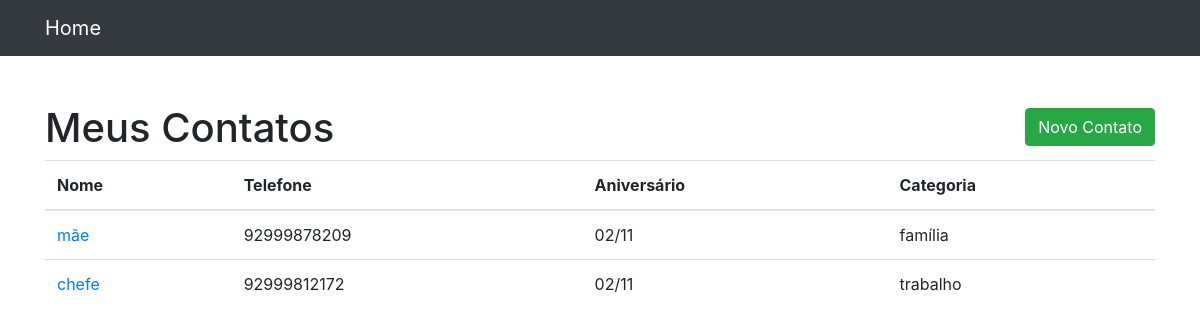
Before: /contatos/ with the older database file.
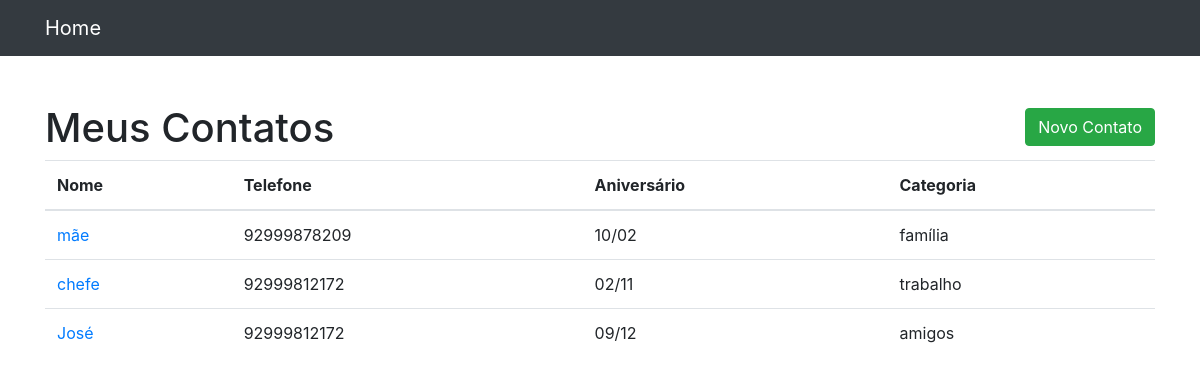
After: the same page with the newer database file.
### invistame/models.py (models this page shows, shortened)
class Contato(models.Model):
    nome = models.CharField(max_length=80)
    sobrenome = models.CharField(max_length=80, blank=True)
    telefone = models.CharField(max_length=13, default=None)
    aniversario = models.DateField(default=None)
    email  = models.CharField(max_length=80)
    descricao = models.TextField(max_length=100, blank=True)
    categoria = models.ForeignKey(CategoriaContato, on_delete=models.DO_NOTHING, default=None)

class CategoriaContato(models.Model):
    nome = models.CharField(max_length=100)
    def __str__(self):
        return self.nome

### invistame/views.py (the view)
# urls.py: path('contatos/', views.meus_contatos, name='contatos'),
def meus_contatos(request):
    contatos =  {
        'contatos': Contato.objects.all()
    }
    return render(request, 'agenda/contatos.html', context=contatos)

### invistame/templates/agenda/contatos.html (shortened to what this page needs)
{% load static %}
<!DOCTYPE html>
<html lang="pt">
<head>
  <link href="{% static 'vendor/bootstrap/css/bootstrap.min.css'  %}" rel="stylesheet">
</head>
<body>
  <nav class="navbar navbar-expand-lg navbar-dark bg-dark static-top">
    <div class="container">
      <a class="navbar-brand" href="{% url 'listagem' %}">Home</a>
    </div>
  </nav>
  <div class="container">
    <div class="row">
      <div class="col-lg-12">
        <div class="mt-5 d-flex justify-content-between align-items-center">
        <h1>Meus Contatos</h1>
        <button class="btn btn-success" style="margin-bottom: 10px;"><a style="color: white; text-decoration: none;"
          href="{% url 'novo_contato' %}">Novo Contato</a></button>
        </div>
          <table class="table">
          <thead>
            <tr>
              <th>Nome</th>
              <th>Telefone</th>
              <th>Aniversário</th>
              <th>Categoria</th>
            </tr>
          </thead>
          <tbody>
            {% for contato in contatos %}
            <tr>
              <td>
                <a href="{% url 'ver_contato' contato_id=contato.id %}"> {{ contato.nome }}</a>
              </td>
              <td>{{ contato.telefone }}</td>
              <td>{{ contato.aniversario|date:'d/m' }}</td>
              <td>{{ contato.categoria }}</td>
            </tr>
            {% endfor %}
          </tbody>
        </table>
      </div>
    </div>
  </div>
</body>
</html>

Changed rows visible on the page:
changed Contato "mãe": aniversario "02/11" → "10/02"
added Contato: nome "José", telefone "92999812172", aniversario "09/12", categoria "amigos"
